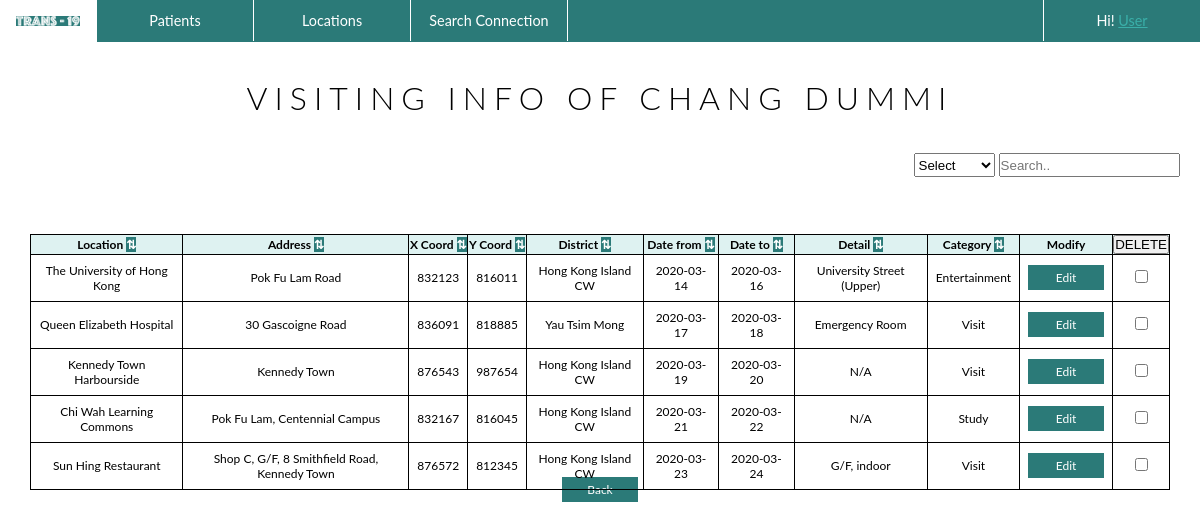
The page /patient_corner/patients/1 on the database its author committed.
### patient_corner/models.py (models this page shows, shortened)
class Patient(models.Model):
    caseId = models.AutoField(primary_key=True)
    first_name = models.CharField(max_length=15)
    last_name = models.CharField(max_length=15)
    Id_doc_num = models.CharField(max_length=15)
    date_of_birth = models.DateField()
    confirmed_date = models.DateField()

class Visit(models.Model):
    patient = models.ForeignKey(Patient, on_delete=models.CASCADE)
    location = models.ForeignKey(Location, on_delete=models.CASCADE)
    date_from = models.DateField()
    date_to = models.DateField()
    detail = models.CharField(max_length=50)
    category_name = models.CharField(max_length=15)

class Location(models.Model):
    location_name = models.CharField(max_length=50)
    address = models.CharField(max_length=50)
    x_coord = models.BigIntegerField()
    y_coord = models.BigIntegerField()
    district_name = models.CharField(max_length=30)

### patient_corner/views.py (the view, shortened to what this page needs)
class PatientVisitData(TemplateView):
    template_name = "patient_corner/visit_list.html"
    def get_context_data(self, **kwargs):
        patient = self.kwargs['patient']
        context = super().get_context_data(**kwargs)
        context['visit_list'] = Visit.objects.filter(patient__pk = patient)
        context['patient'] = Patient.objects.get(pk = patient)
        return context

### templates/patient_corner/visit_list.html (shortened to what this page needs)
{%load static%}
<!DOCTYPE html>
<html>
<head>
  <link rel="stylesheet" type="text/css" href="{% static 'css/templatestyle.css'%}">
</head>
<body>
<header>
    <div class="menu">
      <ul>
        <li class="logo"><a href="{% url 'home' %}"><img src="{% static 'media/logo_navigation.png' %}" style = "max-width: 100%;" alt ="TRANS-19"></a></li>
        <li class="dropdown">
          <a href="{% url 'patients' %}" class="dropbtn">Patients</a>
        </li>
        <li class="dropdown">
          <a href="{% url 'locations' %}" class="dropbtn">Locations</a>
        </li>
        <li class="dropdown">
          <a href="{% url 'searchconnection' %}">Search Connection</a>
        </li>
        <li class="dropdown" style="float:right; border-left: 1px solid white;  border-right: 0px solid white;  ">
          <a href="{% url 'locations' %}" class="dropbtn">Hi! <u>User</u></a>
        </li>
      </ul>
    </div>
</header>
  <div class="title">
    <h1 style="text-align:center"> VISITING INFO OF {{ patient.last_name }} {{ patient.first_name }}</h1>
  </div>
  <div class="sortsearch" style="float:right;">
    <select id="tableheading" class="tableheading"  onclick="searching()">
      <option value="9">Select</option>
    </select>
    <input type="text" placeholder="Search.." name="search" class="searchbar" onkeyup="searching()" id="INPUT">
  </div>
<form method="post">
  <table style="margin-top: 5%; width: 95%;" id="TABLE">
    <tr>
      <th>Location <mark onclick="sorting(0)">⇅</mark></th>
      <th>Address <mark onclick="sorting(1)">⇅</mark></th>
      <th>X Coord <mark onclick="sortingNum(2)">⇅</mark></th>
      <th>Y Coord <mark onclick="sortingNum(3)">⇅</mark></th>
      <th>District <mark onclick="sorting(4)">⇅</mark></th>
      <th>Date from <mark onclick="sorting(5)">⇅</mark></th>
      <th>Date to <mark onclick="sorting(6)">⇅</mark></th>
      <th>Detail <mark onclick="sorting(7)">⇅</mark></th>
      <th>Category <mark onclick="sorting(8)">⇅</mark></th>
      <th>Modify</th>
      <th><button type="submit" name = "delete_entry"> DELETE </button></th>
    </tr>
    {% for visit in visit_list %}
    <tr>
      <td>{{ visit.location.location_name }}</td>
      <td>{{ visit.location.address }}</td>
      <td>{{ visit.location.x_coord }}</td>
      <td>{{ visit.location.y_coord }}</td>
      <td>{{ visit.location.district_name }}</td>
      <td>{{ visit.date_from|date:"Y-m-d" }}</td>
      <td>{{ visit.date_to|date:"Y-m-d" }}</td>
      <td>{{ visit.detail }}</td>
      <td>{{ visit.category_name }}</td>
      <td><a href="{% url 'editvisit' visit.patient.pk visit.pk %}" class = "button">Edit</a></td>
      <td><input type="checkbox" name="visit_to_be_deleted" value="{{ visit.pk }}"></td>
    </tr>
    {% empty %}
    <tr>
      <td colspan="11">No visiting information available.</td>
    </tr>
    {% endfor %}
  </table>
</form>
<div style="display: block; width: 80px; margin: 30% auto; text-align: center;">
  <a href="{% url 'patients'%}" class ="buttoncentre">Back</a>
</div>
</body>
</html>

### static/css/templatestyle.css (style rules this page uses)
* { margin: 0; padding: 0; }
body { font-family: 'lato'; }
h1 { font-family: 'lato'; font-weight: 300; letter-spacing: 7px; text-transform: uppercase; }
u { font-family: 'lato'; color: #3aafa9; }
.title { font-family: 'lato'; padding-top: 3vw; }
.buttoncentre { font-family: 'lato'; background-color: #2B7A78; border: none; color: white; padding: 5px 20px; display: inline-block; text-decoration: none; font-size: 1vw; cursor: pointer; width: 3vw; }
.searchbar { height: 1.7vw; }
.sortsearch { margin-top: 3vw; margin-right: 1.7vw; }
mark { color: white; background-color:#2B7A78; }
table { font-family: 'lato'; border-collapse: collapse; width: 85%; table-layout: auto; font-size: 1vw; position: absolute; top: 35%; left: 50%; margin-right: -50%; transform: translate(-50%, -50%); }
th { font-family: 'lato'; background-color: #DEF2F1; border: 1px solid black; font-size: 1vw; }
td { font-family: 'lato'; border: 1px solid black; table-layout: auto; text-align: center; padding: 8px; font-size: 1vw; }
.button { font-family: 'lato'; background-color: #2B7A78; border: none; color: white; padding: 5px 20px; text-align: center; display: inline-block; text-decoration: none; font-size: 1vw; cursor: pointer; width: 3vw; }
.tableheading { height: 2vw; }
.logo { font-family: 'phosphateinlineroman'; display: block; border-right: 1px solid white; color: white; text-align: center; text-decoration: none; font-size: 1.3vw; max-width: 8vw; }
ul { max-width: 100%; font-family: 'Lato'sans-serif; font-size: 1.2vw; min-width: 100px; list-style-type: none; margin: 0; padding: 0; overflow: hidden; background-color: #2B7A78; }
li { float: left; width: 13vw; }
li a, .dropbtn { display: block; color: white; text-align: center; padding: 12px 16px; text-decoration: none; }
li.dropdown { border-right: 1px solid white; width: 13vw; text-align: center; }

### rows shown on the page
Patient: last_name "CHANG", first_name "DUMMI"
Visit: location.location_name "The University of Hong Kong", location.address "Pok Fu Lam Road", location.x_coord "832123", location.y_coord "816011", location.district_name "Hong Kong Island CW", date_from "2020-03-14", date_to "2020-03-16", detail "University Street (Upper)", category_name "Entertainment"
Visit: location.location_name "Queen Elizabeth Hospital", location.address "30 Gascoigne Road", location.x_coord "836091", location.y_coord "818885", location.district_name "Yau Tsim Mong", date_from "2020-03-17", date_to "2020-03-18", detail "Emergency Room", category_name "Visit"
Visit: location.location_name "Kennedy Town Harbourside", location.address "Kennedy Town", location.x_coord "876543", location.y_coord "987654", location.district_name "Hong Kong Island CW", date_from "2020-03-19", date_to "2020-03-20", detail "N/A", category_name "Visit"
Visit: location.location_name "Chi Wah Learning Commons", location.address "Pok Fu Lam, Centennial Campus", location.x_coord "832167", location.y_coord "816045", location.district_name "Hong Kong Island CW", date_from "2020-03-21", date_to "2020-03-22", detail "N/A", category_name "Study"
Visit: location.location_name "Sun Hing Restaurant", location.address "Shop C, G/F, 8 Smithfield Road, Kennedy Town", location.x_coord "876572", location.y_coord "812345", location.district_name "Hong Kong Island CW", date_from "2020-03-23", date_to "2020-03-24", detail "G/F, indoor", category_name "Visit"
